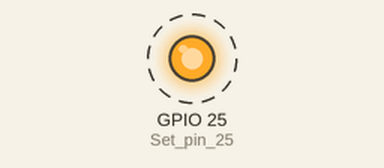
Simulated run of this sketch. Board: ESP32. Parts: output pins drawn as LEDs (lit = HIGH). Dashed ring = blinking.

Above: at 0.5 s.
Timing chart, 0 to 4.6 s (numbered marks = the images above):
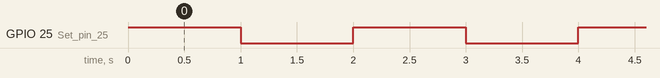

The sketch:

blink.ino
```cpp
// Adapted from:
/*
  SparkFun Inventor’s Kit
  Circuit 1A-Blink

  Turns an LED connected to pin 13 on and off. Repeats forever.

  This sketch was written by SparkFun Electronics, with lots of help from the Arduino community.
  This code is completely free for any use.

  View circuit diagram and instructions at: https://learn.sparkfun.com/tutorials/sparkfun-inventors-kit-experiment-guide---v41
  Download code at: https://github.com/sparkfun/SIK-Guide-Code
*/

void setup() {

  pinMode(25, OUTPUT);      // Set pin 25 (for RP2040) to output

}


void loop() {

  digitalWrite(25, HIGH);   // Turn on the LED

  delay(1000);              // Wait for two seconds

  digitalWrite(25, LOW);    // Turn off the LED

  delay(1000);              // Wait for two seconds

}
```

Measured:
- by itself, GPIO 25 (Set_pin_25): alternates HIGH for 1.0 s and LOW for 1.0 s
